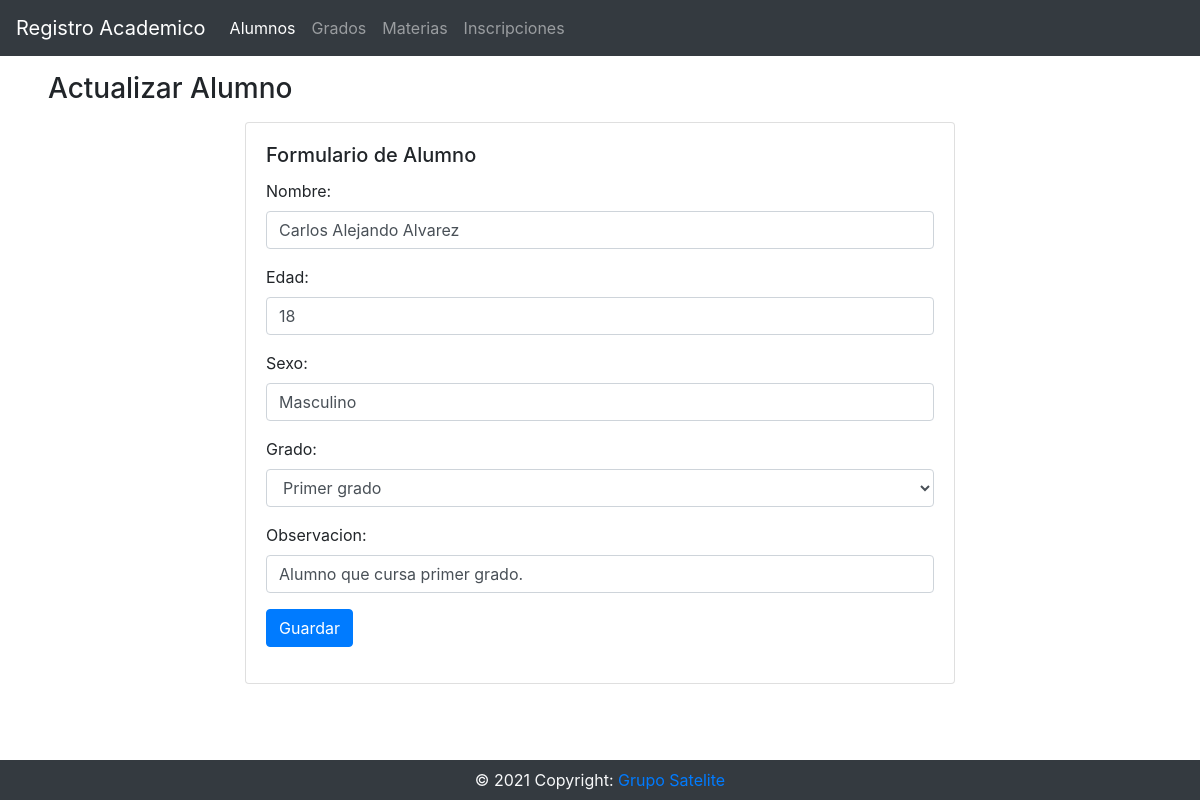
Page /index.php/alumno/edit/1 on the committed database.
### tables this page shows
CREATE TABLE `alm_alumno` (
    alm_id INTEGER(10) NOT NULL PRIMARY KEY AUTO_INCREMENT,
    alm_nombre VARCHAR(300) NOT NULL,
    alm_edad INTEGER(10) NOT NULL,
    alm_sexo VARCHAR(100) NOT NULL,
    alm_id_grd INTEGER(10) NOT NULL,
    alm_observacion VARCHAR(300) NOT NULL
);

CREATE TABLE `grd_grado` (
    grd_id INTEGER(10) NOT NULL PRIMARY KEY AUTO_INCREMENT,
    grd_nombre VARCHAR(100) NOT NULL
);

### application/controllers/Alumno.php (called while the page is built, shortened)
<?php
class Alumno extends CI_Controller
{
    public function __construct()
    {
        $this->load->model('alumno_model');
        $this->load->model('grado_model');
    }
    public function edit($id = 0)
    {
        $this->load->helper('form');
        $this->load->library('form_validation');
        $data['title'] = "Actualizar Alumno";
        $data['op'] = "A";
        $this->form_validation->set_rules('nombre', 'Nombre', 'required|max_length[300]', array(
            'required' => 'El nombre es requerido.',
            'maxlength' => 'El nombre debe poseer como maximo 300 caracteres.'
        ));
        $this->form_validation->set_rules('edad', 'Edad', 'required|integer|is_natural_no_zero', array(
            'required' => 'La edad es requerida.',
            'integer' => 'La edad es un entero.',
            'is_natural_no_zero' => 'La edad debe ser un valor positivo.'
        ));
        $this->form_validation->set_rules('sexo', 'Sexo', 'required|max_length[100]', array(
            'required' => 'El sexo es requerido.',
            'maxlength' => 'El sexo debe poseer como maximo 100 caracteres.'
        ));
        $this->form_validation->set_rules('grado', 'Grado', 'required|integer|is_natural_no_zero', array(
            'required' => 'El Grado es requerido.',
            'integer' => 'El Grado debe ser un entero.',
            'is_natural_no_zero' => 'Debe seleccionar un grado.'
        ));
        $this->form_validation->set_rules('observacion', 'Observacion', 'required|max_length[300]', array(
            'required' => 'La observacion es requerida.',
            'maxlength' => 'La observacion debe poseer como maximo 300 caracteres.'
        ));
        if( $this->form_validation->run() === FALSE)
        {
            $data['alumno'] = $this->alumno_model->findById($id);
            $data['grados'] = $this->grado_model->getAll();
            $this->load->view('templates/header', $data);
            $this->load->view('alumno/edit', $data);
            $this->load->view('templates/footer');
        }
        else
        {
            $this->alumno_model->update();
            $this->load->helper('url');
            redirect('/alumno/index', 'location');
        }
    }
}

### index.php (called while the page is built, shortened)
<?php
require_once BASEPATH.'core/CodeIgniter.php';

### application/models/Alumno_model.php (called while the page is built, shortened)
<?php
class Alumno_model extends CI_Model
{
    public function findById($id)
    {
        $this->db->where('alm_id', $id);
        $query = $this->db->get('alm_alumno');
        return $query->row_array();
    }
}

### application/models/Grado_model.php (called while the page is built, shortened)
<?php
class Grado_model extends CI_Model
{
    public function getAll()
    {
        $query = $this->db->get('grd_grado');
        return $query->result_array();
    }
}

### application/views/alumno/edit.php (the view, shortened to what this page needs)
<div class="container">
    <div class="offset-2 col-md-8">
        <div class="card">
            <div class="card-body">
                <h5 class="card-title">Formulario de Alumno</h5>
                <form action="<?= 'http://localhost/escuela/index.php/alumno/edit/'.$alumno['alm_id'] ?>" method="post">
                    <div class="form-group">
                        <label for="nombre">Nombre:</label>
                        <input type="text" name="nombre" class="form-control" value="<?= (set_value('nombre') != '') ? set_value('nombre') : $alumno['alm_nombre'] ?>">
                    </div>
                    <div class="form-group">
                        <label for="nombre">Edad:</label>
                        <input type="number" name="edad" class="form-control" value="<?= (set_value('edad') != '') ? set_value('edad') : $alumno['alm_edad'] ?>" min="1">
                    </div>
                    <div class="form-group">
                        <label for="nombre">Sexo:</label>
                        <input type="text" name="sexo" class="form-control" value="<?= (set_value('sexo') != '') ? set_value('sexo') : $alumno['alm_sexo'] ?>">
                    </div>
                    <div class="form-group">
                        <label for="nombre">Grado:</label>
                        <select name="grado" class="form-control">
                            <?php foreach($grados as $grado): ?>
                                <option value="<?= $grado['grd_id'] ?>" <?= (set_value('grado') == $grado['grd_id'] || $grado['grd_id'] == $alumno['alm_id_grd']) ? 'selected' : '' ?>><?= $grado['grd_nombre'] ?></option>
                            <?php endforeach; ?>
                        </select>
                    </div>
                    <div class="form-group">
                        <label for="nombre">Observacion:</label>
                        <input type="text" name="observacion" class="form-control" value="<?= (set_value('observacion') != '') ? set_value('observacion') : $alumno['alm_observacion'] ?>">
                    </div>
                    <div class="form-group">
                        <input type="submit" name="submit" class="btn btn-primary" value="Guardar">
                    </div>
                </form>
            </div>
        </div>
    </div>
</div>

### application/views/templates/header.php (style rules this page uses)
body { margin-bottom:50px; }

### rows in the picture
alm_alumno: nombre "Carlos Alejando Alvarez", edad "18", sexo "Masculino", grado "Primer grado", observacion "Alumno que cursa primer grado."

### other values in the picture
$title "Actualizar Alumno"
